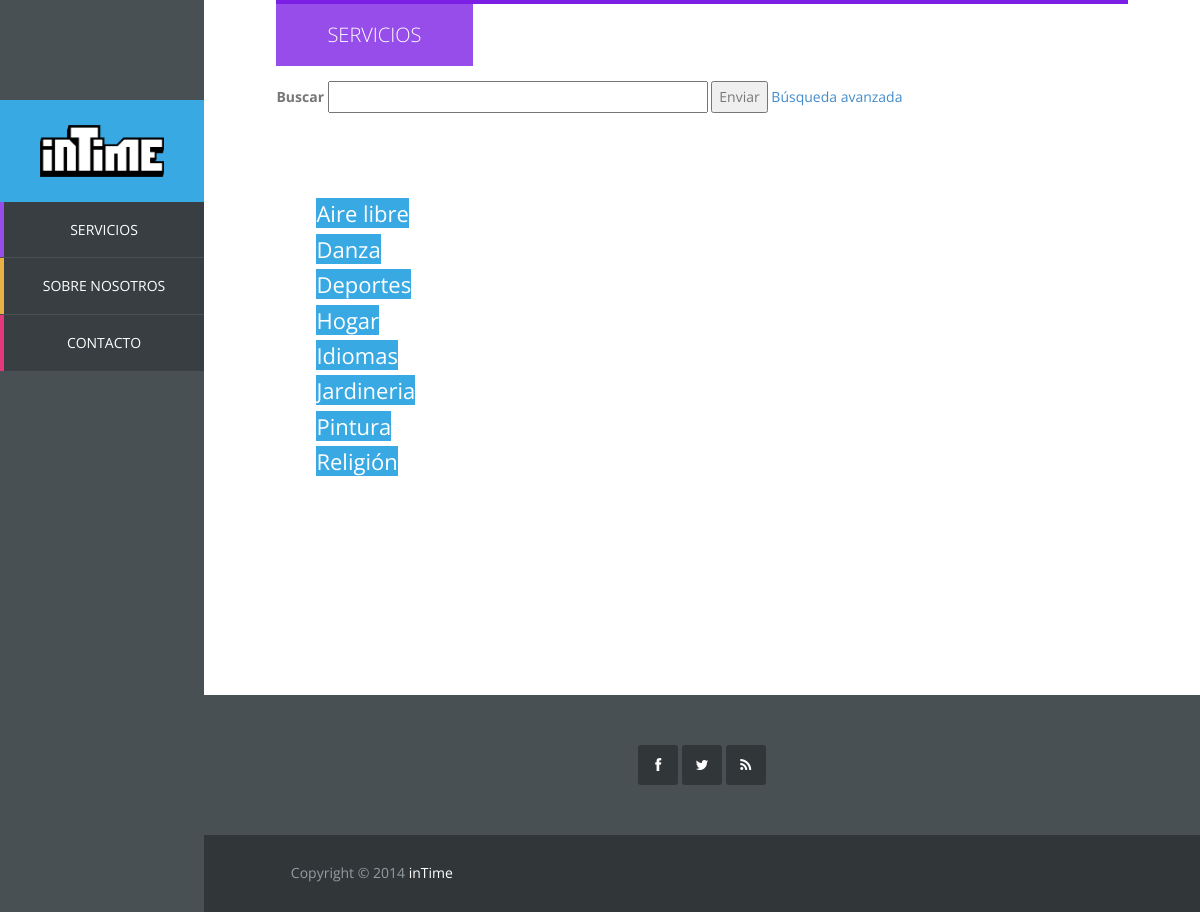
The page /vista/mostrar_servicios.php on the database its author committed.
### tables this page shows
CREATE TABLE IF NOT EXISTS `categoria` (
  `id_categoria` int(11) NOT NULL AUTO_INCREMENT,
  `categoria` varchar(20) NOT NULL,
  PRIMARY KEY (`id_categoria`),
  UNIQUE KEY `categoria` (`categoria`)
);

### controlador/op_base_datos.php (called while the page is built, shortened)
<?php
class Mysql{
	protected $host="localhost";
	protected $user="root";
    protected $clave="";
	protected function conectar(){
        $this->conexion=mysqli_connect($this->host,$this->user,$this->clave);
    }
}

### controlador/op_base_datos_servicio.php (called while the page is built, shortened)
<?php
require_once '../controlador/op_base_datos.php';
class MysqlServicio extends Mysql {
	public function conseguirTodasLasCategorias() {
		$pst = $this->conexion->prepare("select * from categoria order by categoria");
		$pst->execute();
		$pst->bind_result($id, $categoria);
		$resultado = NULL;
		while ($pst->fetch()) {
			$resultado[] = array('id_categoria'=>$id, 'categoria'=>$categoria);
		}
		return $resultado;
	}
}

### vista/mostrar_servicios.php (the view, shortened to what this page needs)
<!DOCTYPE html>
<html lang="es">
	<?php include "head.php"?>
	<?php
	require_once '../controlador/op_base_datos_servicio.php';
	$BDD = new MysqlServicio();
	$resultadoCategorias = $BDD -> conseguirTodasLasCategorias();
	?>
	<body>
		<?php include "sidebar.php"
		?>
		<div id="main-content">
			<div id="templatemo">
				<div id="services" class="section-content">
					<div class="row">
						<div class="col-md-12">
							<div class="section-title">
								<h2>Servicios</h2>
								<div class="buscador">
									<form method="post" action="busqueda.php" accept-charset="utf-8">
										<label>Buscar</label>
										<input type="text" size="50">
										<button type="submit" name="submit" value="Enviar">
											Enviar
										</button>
										<a href="">Búsqueda avanzada</a>
									</form>
								</div>
							</div>
							<div class="cuerpo" id="servicios">
								<ul class = "lista-categorias">
									<?php
										if(isset($resultadoCategorias)){
											foreach($resultadoCategorias as $row){
									?>
											<li id="elem-categoria">
												<a href="#" onclick="mostrarServicios(<?php echo "'".$row['id_categoria']."'"?>)"><?php echo $row['categoria'] ?></a>
											</li>
									<?php
											}
										}else{
											echo "<h3>Aún no tenemos ninguna categoría disponible<h3>";
										}
									?>
								</ul>
							</div>
						</div>
					</div>
				</div>
				<?php include 'footer.php'
				?>
			</div>
		</div>
	</body>
</html>

### vista/css/templatemo_style.css (style rules this page uses)
body { font: 14px/1.85em 'Open Sans', Arial, Helvetice Neue, sans-serif; color: #777777; font-weight: 300px; font-style: normal; -webkit-font-smoothing: antialiased; -webkit-text-size-adjust: 100%; }
a, a:hover, a:focus { text-decoration: none; -webkit-transition: all 150ms ease-in; -moz-transition: all 150ms ease-in; -o-transition: all 150ms ease-in; transition: all 150ms ease-in; }
h1, h2, h3, h4, h5, h6 { font-family: 'Open Sans', Arial, Helvetice Neue, sans-serif; }
*, *:before, *:after { -moz-box-sizing: border-box; -webkit-box-sizing: border-box; box-sizing: border-box; }
#main-content, .full-width-slider { width: 83%; }
.section-content { padding: 0 7%; margin-bottom: 100px; height: 200%; }
.section-title { border-top: 4px solid; margin-bottom: 80px; }
.section-title h2 { display: inline-block; padding: 20px 51px; color: white; text-transform: uppercase; font-weight: 300; margin: 0; font-size: 20px; }
div.buscador { position: relative; width: 78%; margin-top: 15px; }
#services .section-title { border-color: #7c1fe5; }
#services h2 { background-color: #974dea; margin-right: 0% }
#main-content { float: left; width: 83%; height: 100%; margin-left: 17%; overflow: hidden; }
.cuerpo { min-height: 400px; }
.cuerpo#servicios { float: left; width: 100% }
ul.lista-categorias { display:block; float:left; list-style:none; width: 20%; margin-right: 5%; margin-bottom: 5%; }
li#elem-categoria { width: 100%; margin-top: 5%; }
li#elem-categoria a { width: 100%; min-padding: 0em; 1%; background-color: #38A9E3; color:#FFFFFF; border-bottom: 10%; font-size: 22px; }

### rows shown on the page
categoria: categoria "Aire libre"
categoria: categoria "Danza"
categoria: categoria "Deportes"
categoria: categoria "Hogar"
categoria: categoria "Idiomas"
categoria: categoria "Jardineria"
categoria: categoria "Pintura"
categoria: categoria "Religión"
